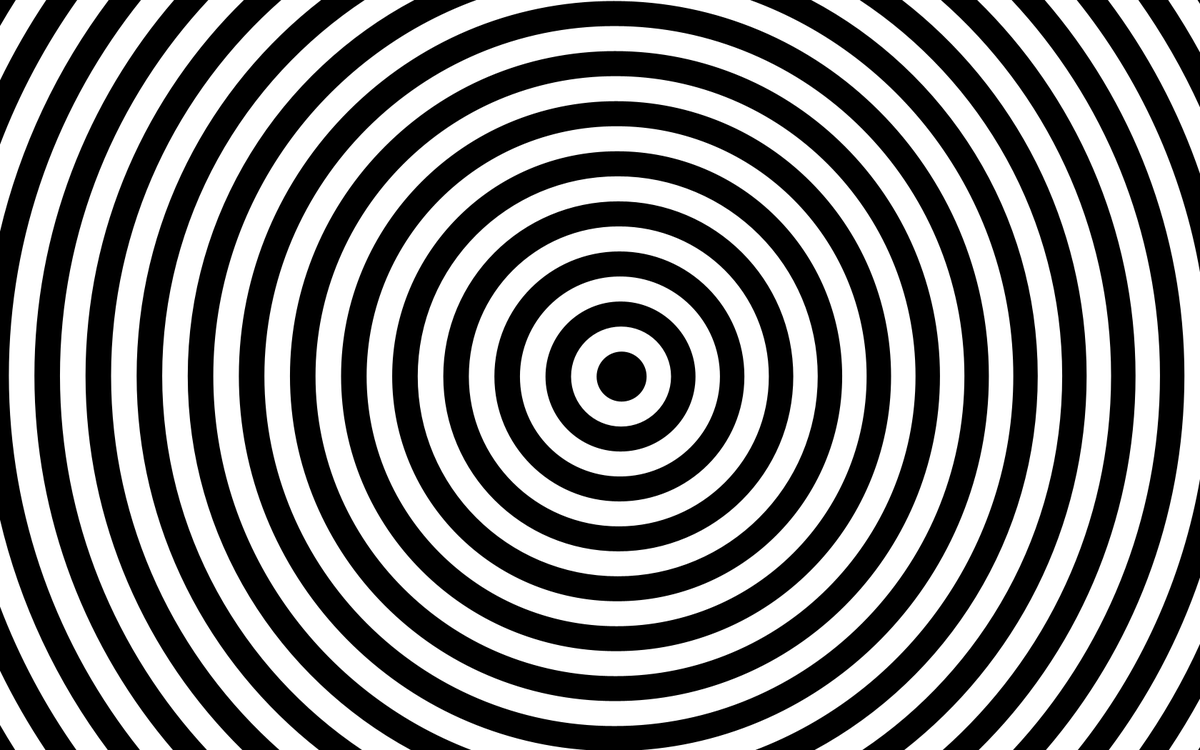
Frame 1 (no input)
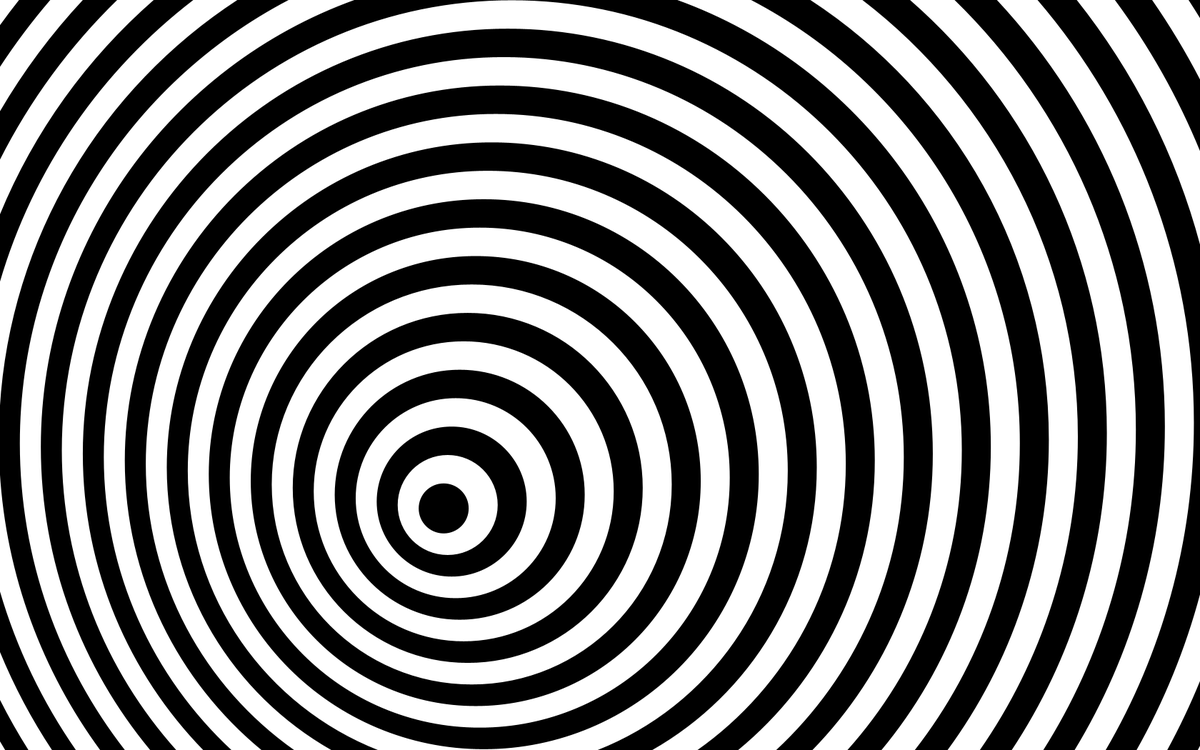
Frame 60 (the mouse pressed at the canvas centre just before this capture)
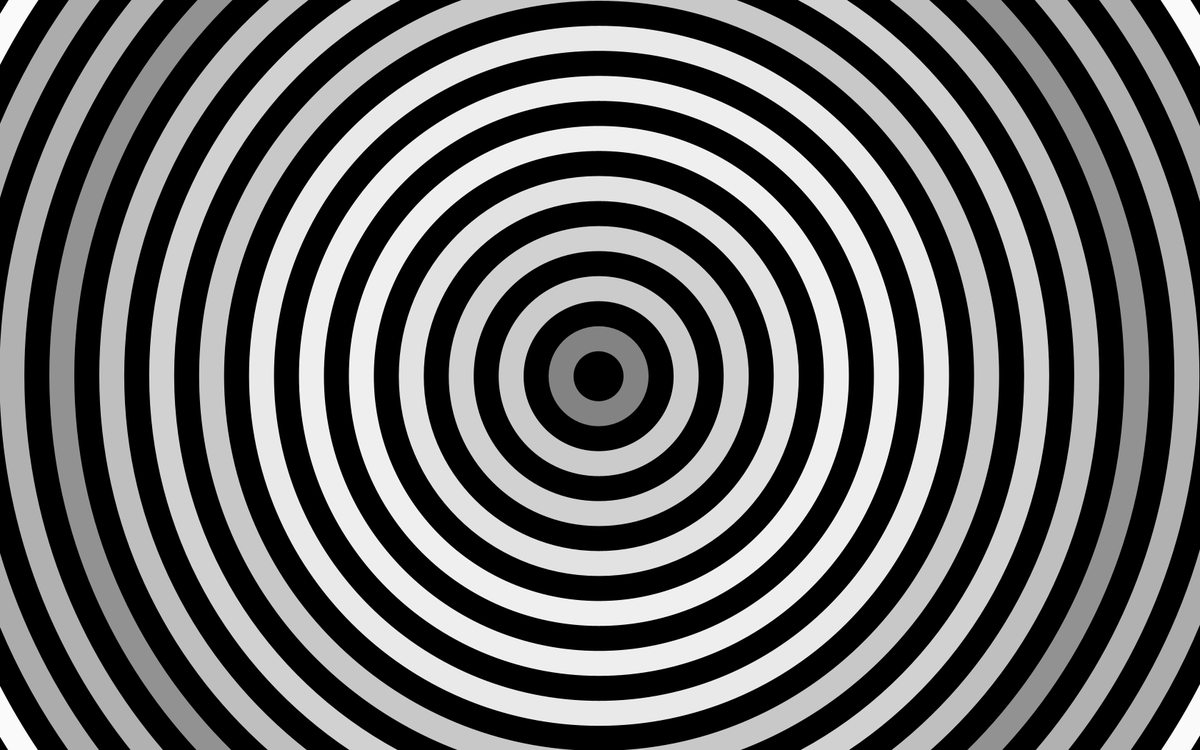
Frame 120 (the mouse held since frame 60 and released just before this capture)

The Processing sketch that drew these frames (run headless with seeded random() and noise(); from frame 60 on, the mouse is pressed at the canvas centre):

// Processing sketch: Still_IntrinsicGravity_BW_Target
// ── Still_IntrinsicGravity_BW_Target.pde
boolean USE_COLOR = true;
boolean INVERT_MOVEMENT = false;

double nextInvertTimeMillis = 8000; //first at 8 seconds

PVector[] circles = new PVector[40];
float radiusMult = 70;
float lerpRate = 0.075;
float radiusLerpRate = 0.005; //smaller for faster movements

float cosMult = 1.0;
float sinMult = 1.0;

void setup() {
  size(1680, 1050);
  background(255);
  noStroke();
  fill(0);
  
  for (int i = 0; i < circles.length; i++)
  {
    float fillColor = 0;
    if (i % 2 == 0)
    {
       fillColor = 255;
    }
    circles[i] = new PVector((float)width / 2, (float)height / 2, fillColor);
  }
}

void draw() {
  if ( (keyPressed && key == 'z') || nextInvertTimeMillis < millis())
  {
     INVERT_MOVEMENT = !INVERT_MOVEMENT; 
     
     nextInvertTimeMillis = millis() + random(5000, 10000);
     cosMult = random(0.8, 2.0);
     sinMult = random(0.8, 2.0);
     radiusMult = random(50, 90);
  }
  
  float desiredX = (width / 2.0) + cos(millis() / 1000.0) * (width / 4.0) * cosMult;
  float desiredY = (height / 2.0) + sin(millis() / 1000.0) * (height / 4.0) * sinMult;
  
  for (int i = 0; i < circles.length; i++)
  {
    float radius = (i + 1) * radiusMult;
    
    if (i == 0) //smallest circle
    {
      if (mousePressed == true)
      {
        desiredX = mouseX;
        desiredY = mouseY;
      }
      
      
      circles[i].x += (desiredX - circles[i].x) * lerpRate;
      circles[i].y += (desiredY - circles[i].y) * lerpRate;
    }
    else
    {
      if (mousePressed == true)
      {        
        if (USE_COLOR && i % 2 == 0)
        {
           circles[i].z = int(random(128, 255));
        }
      }
      else
      {
        if (i % 2 == 0)
        {
           circles[i].z = 255;
        }
      }
      //float xDiff = circles[0].x - (width / 2);
      //float yDiff = circles[0].y - (height / 2);
      float xDiff = desiredX - (width / 2);
      float yDiff = desiredY - (height / 2);
      
      if (INVERT_MOVEMENT)
      {
        circles[i].x += (((width / 2) + map(xDiff, -width / 2, width / 2, -1, 1) * (i + 1) * radiusMult / (width * 0.002)) - circles[i].x) * lerpRate;  //(radius / 2)
        circles[i].y += (((height / 2) + map(yDiff, -height / 2, height / 2, -1, 1) * (i + 1) * radiusMult / (height * 0.002)) - circles[i].y) * lerpRate; //(radius / 2)
      }
      else
      {
        circles[i].x += (((width / 2) + map(xDiff, -width / 2, width / 2, -1, 1) * (circles.length - i) * radiusMult / (width * 0.002)) - circles[i].x) * lerpRate;  //(radius / 2)
        circles[i].y += (((height / 2) + map(yDiff, -height / 2, height / 2, -1, 1) * (circles.length - i) * radiusMult / (height * 0.0052) - circles[i].y) * lerpRate); //(radius / 2)
      }
    }
  }
    
  for (int i = circles.length - 1; i >= 0; i--)
  {
    float radius = (i) * radiusMult;    
    fill(circles[i].z);
    if (!(i == 0 && INVERT_MOVEMENT))
      {
        ellipse(circles[i].x, circles[i].y, radius, radius);
      }
  }
  
}
